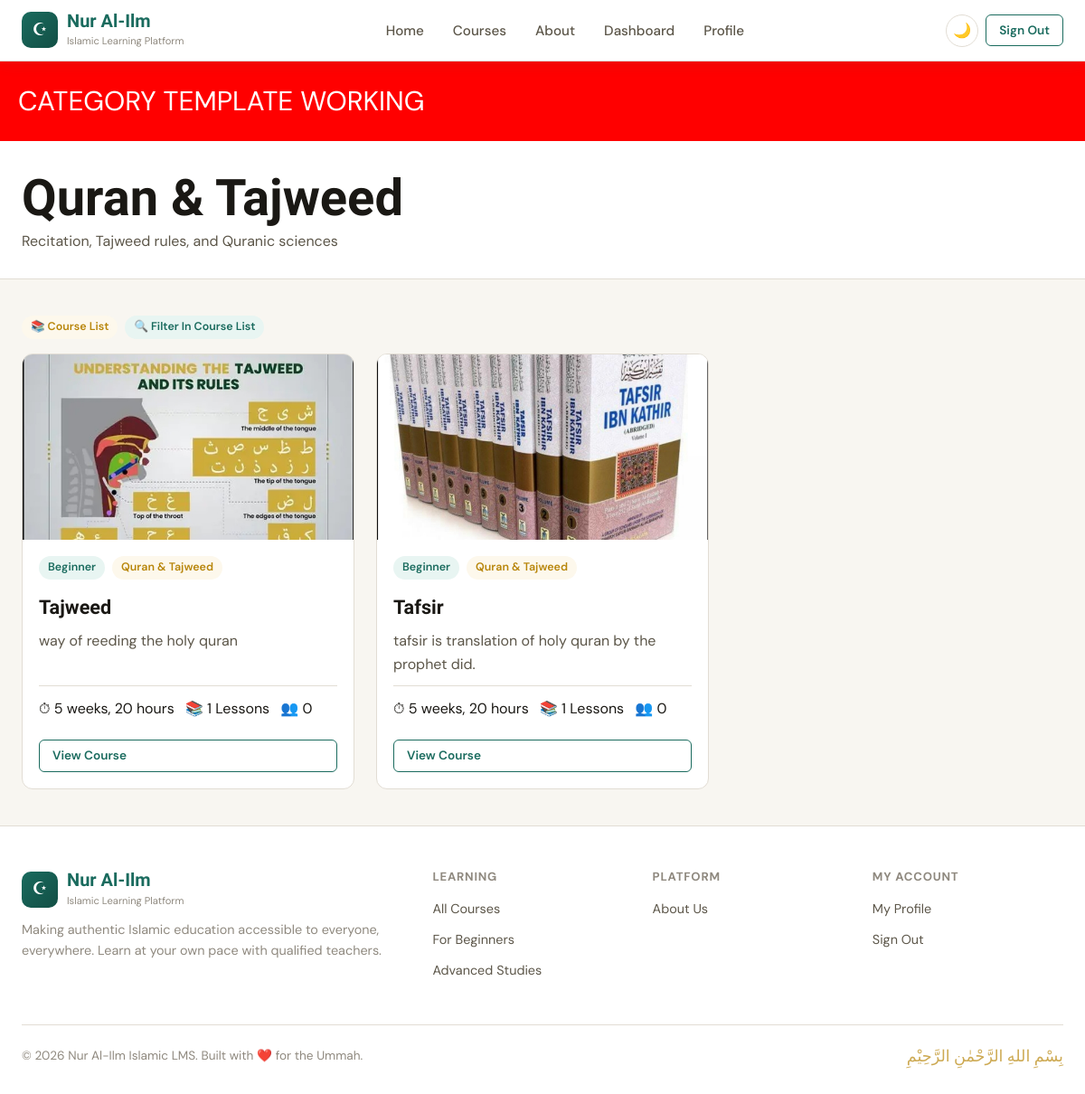
The app's page /courses/category/quran-tajweed/ (signed in) with its own data.
### courses/models.py (models this page shows, shortened)
class Category(models.Model):
    name = models.CharField(max_length=100, unique=True)
    slug = models.SlugField(unique=True, blank=True)
    description = models.TextField(
        blank=True,
        null=True,
        help_text="Optional short description of this category.",
    )
    class Meta:
        verbose_name_plural = 'categories'
        ordering = ['name']

class Course(models.Model):
    class Level(models.TextChoices):
        BEGINNER = 'beginner', 'Beginner'
        INTERMEDIATE = 'intermediate', 'Intermediate'
        ADVANCED = 'advanced', 'Advanced'
    teacher = models.ForeignKey(
        settings.AUTH_USER_MODEL,
        on_delete=models.CASCADE,
        related_name='courses_taught',
        limit_choices_to={'role': 'teacher'},
    )
    category = models.ForeignKey(
        Category,
        on_delete=models.SET_NULL,
        null=True,
        blank=True,
        related_name='courses',
        help_text="The subject area this course belongs to.",
    )
    title = models.CharField(max_length=200)
    slug = models.SlugField(unique=True, blank=True)
    thumbnail = models.ImageField(upload_to='thumbnails/', blank=True, null=True)
    short_description = models.CharField(max_length=300)
    full_description = models.TextField()
    level = models.CharField(max_length=15, choices=Level.choices, default=Level.BEGINNER)
    duration = models.CharField(max_length=100, help_text="e.g. '8 weeks', '40 hours'")
    is_published = models.BooleanField(default=False)
    created_at = models.DateTimeField(auto_now_add=True)
    updated_at = models.DateTimeField(auto_now=True)
    class Meta:
        ordering = ['-created_at']
    @property
    def lesson_count(self):
        return self.lessons.count()
    @property
    def enrollment_count(self):
        return self.enrollments.count()

### courses/views.py (the view)
# urls.py: path('category/<slug:slug>/', views.category_detail, name='category_detail'),
def category_detail(request, slug):
    category = get_object_or_404(Category, slug=slug)
    courses = (
        Course.objects
        .filter(category=category, is_published=True)
        .select_related('teacher')
        .order_by('-created_at')
    )
    other_categories = (
        Category.objects
        .filter(courses__is_published=True)
        .distinct()
        .exclude(pk=category.pk)
        .order_by('name')
    )
    context = {
        'category': category,
        'courses': courses,
        'other_categories': other_categories,
    }
    return render(request, 'courses/category_detail.html', context)

### accounts/models.py (called while the page is built)
    @property
    def is_student(self):
        return self.role == self.Role.STUDENT

    @property
    def is_teacher(self):
        return self.role == self.Role.TEACHER

### courses/templates/courses/category_detail.html (shortened to what this page needs)
{% extends 'base.html' %}
{% block content %}
<div style="background:red;color:white;padding:20px;font-size:30px;">
CATEGORY TEMPLATE WORKING
</div>
<div class="page-title-bar">
    <div class="container">
        <h1>{{ category.name }}</h1>
        {% if category.description %}
            <p>{{ category.description }}</p>
        {% else %}
            <p>Browse all published courses in this subject area.</p>
        {% endif %}
    </div>
</div>
<section class="section-sm">
    <div class="container">
        <div class="flex gap-1 mb-2">
            <a href="{% url 'course_list' %}" class="badge badge-gold">
                📚 Course List
            </a>
            <a href="{% url 'course_list' %}?category={{ category.slug }}"
               class="badge badge-teal">
                🔍 Filter In Course List
            </a>
        </div>
        {% if courses %}
        <div class="grid-3">
            {% for course in courses %}
            <div class="card course-card">
                {% if course.thumbnail %}
                    <img src="{{ course.thumbnail.url }}"
                         alt="{{ course.title }}"
                         class="course-card-thumb">
                {% endif %}
                <div class="course-card-body">
                    <div class="flex gap-1 mb-1">
                        <span class="badge badge-teal">
                            {{ course.get_level_display }}
                        </span>
                        {% if course.category %}
                        <span class="badge badge-gold">
                            {{ course.category.name }}
                        </span>
                        {% endif %}
                    </div>
                    <h3>{{ course.title }}</h3>
                    <p>
                        {{ course.short_description|truncatewords:20 }}
                    </p>
                    <div class="course-card-meta">
                        <span>
                            ⏱ {{ course.duration }}
                        </span>
                        <span>
                            📚 {{ course.lesson_count }} Lessons
                        </span>
                        <span>
                            👥 {{ course.enrollment_count }}
                        </span>
                    </div>
                    <a href="{% url 'course_detail' course.slug %}"
                       class="btn btn-outline btn-sm"
                       style="width:100%;margin-top:12px;">
                        View Course
                    </a>
                </div>
            </div>
            {% endfor %}
        </div>
        {% endif %}
    </div>
</section>
{% endblock %}

### static/css/main.css (style rules this page uses)
:root { --bg: #f8f6f1; --surface: #ffffff; --surface-2: #f0ece4; --border: #e2ddd4; --text: #1a1814; --text-2: #5c5649; --text-3: #8f897f; --primary: #1a6b5e; --primary-d: #124f45; --primary-l: #e8f5f2; --gold: #b8860b; --gold-l: #fdf8ec; --gold-bright: #d4a017; --danger: #c0392b; --success: #27ae60; --radius: 12px; --radius-sm: 6px; --shadow: 0 2px 16px rgba(26,107,94,.10); --shadow-md: 0 4px 32px rgba(26,107,94,.14); --transition: .22s cubic-bezier(.4,0,.2,1); --nav-height: 68px; --font-body: 'DM Sans', system-ui, sans-serif; --font-display:'Scheherazade New', serif; }
*, *::before, *::after { box-sizing: border-box; margin: 0; padding: 0; }
html { scroll-behavior: smooth; }
body { font-family: var(--font-body); background: var(--bg); color: var(--text); line-height: 1.6; font-size: 16px; transition: background var(--transition), color var(--transition); }
img { max-width: 100%; display: block; }
a { color: var(--primary); text-decoration: none; transition: color var(--transition); }
h1, h2, h3, h4, h5 { font-family: var(--font-display); line-height: 1.25; color: var(--text); }
h1 { font-size: clamp(2rem, 5vw, 3.5rem); font-weight: 700; }
h3 { font-size: 1.35rem; font-weight: 700; }
p { color: var(--text-2); }
.container { max-width: 1200px; margin: 0 auto; padding: 0 24px; }
.btn { display: inline-flex; align-items: center; gap: 7px; padding: 10px 22px; border-radius: var(--radius-sm); font-family: var(--font-body); font-size: .95rem; font-weight: 600; cursor: pointer; border: none; transition: all var(--transition); text-decoration: none; white-space: nowrap; }
.btn-outline { background: transparent; border: 1.5px solid var(--primary); color: var(--primary); }
.btn-sm { padding: 6px 14px; font-size: .85rem; }
.card { background: var(--surface); border: 1px solid var(--border); border-radius: var(--radius); overflow: hidden; transition: all var(--transition); }
.course-card { display: flex; flex-direction: column; height: 100%; }
.course-card-thumb { width: 100%; aspect-ratio: 16/9; object-fit: cover; background: var(--surface-2); }
.course-card-body { padding: 18px; flex: 1; display: flex; flex-direction: column; gap: 10px; }
.course-card-meta { display: flex; gap: 12px; flex-wrap: wrap; margin-top: auto; padding-top: 12px; border-top: 1px solid var(--border); }
.badge { display: inline-flex; align-items: center; gap: 4px; padding: 3px 10px; border-radius: 100px; font-size: .78rem; font-weight: 600; text-transform: capitalize; }
.badge-teal { background: var(--primary-l); color: var(--primary); }
.badge-gold { background: var(--gold-l); color: var(--gold); }
.grid-3 { display: grid; grid-template-columns: repeat(3, 1fr); gap: 24px; }
.section-sm { padding: 40px 0; }
.mb-1 { margin-bottom: 8px; }
.mb-2 { margin-bottom: 16px; }
.flex { display: flex; }
.gap-1 { gap: 8px; }
.page-title-bar { background: var(--surface); border-bottom: 1px solid var(--border); padding: 28px 0; }

### records on screen
Category: name "Quran & Tajweed", description "Recitation, Tajweed rules, and Quranic sciences"
Course: thumbnail (picture), level "Beginner", category.name "Quran & Tajweed", title "Tajweed", short_description "way of reeding the holy quran", duration "5 weeks, 20 hours", lesson_count "1", enrollment_count "0"
Course: thumbnail (picture), level "Beginner", category.name "Quran & Tajweed", title "Tafsir", short_description "tafsir is translation of holy quran by the prophet did.", duration "5 weeks, 20 hours", lesson_count "1", enrollment_count "0"
